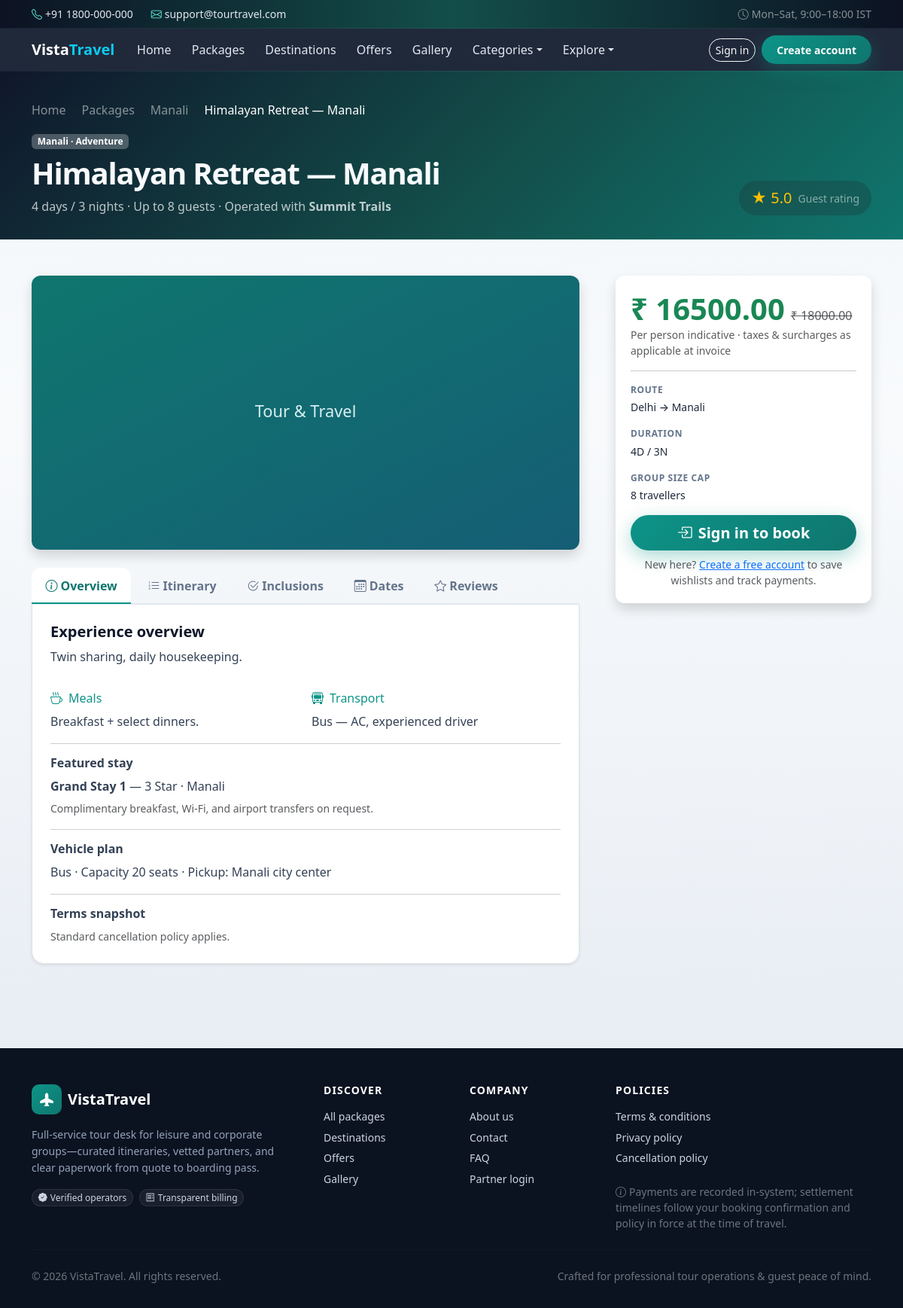
The page /packages/1 on the database its author committed.
### app/models.py (models this page shows)
class Destination(db.Model):
    __tablename__ = "destinations"
    id = db.Column(db.Integer, primary_key=True)
    name = db.Column(db.String(160), nullable=False, index=True)
    state = db.Column(db.String(120), index=True)
    city = db.Column(db.String(120))
    short_description = db.Column(db.String(500))
    full_description = db.Column(db.Text)
    image = db.Column(db.String(255))
    best_season = db.Column(db.String(200))
    travel_duration_info = db.Column(db.String(300))
    category_id = db.Column(db.Integer, db.ForeignKey("categories.id"))
    created_at = db.Column(db.DateTime, default=utcnow)
    updated_at = db.Column(db.DateTime, default=utcnow, onupdate=utcnow)
    category = db.relationship("Category", backref="destinations")
    packages = db.relationship("TourPackage", backref="destination", lazy="dynamic")

class TourPackage(db.Model):
    __tablename__ = "tour_packages"
    id = db.Column(db.Integer, primary_key=True)
    title = db.Column(db.String(200), nullable=False, index=True)
    brand_id = db.Column(db.Integer, db.ForeignKey("brands.id"), nullable=False)
    category_id = db.Column(db.Integer, db.ForeignKey("categories.id"), nullable=False)
    destination_id = db.Column(db.Integer, db.ForeignKey("destinations.id"), nullable=False)
    hotel_id = db.Column(db.Integer, db.ForeignKey("hotels.id"))
    transport_id = db.Column(db.Integer, db.ForeignKey("transports.id"))
    price = db.Column(db.Numeric(12, 2), nullable=False)
    discount_price = db.Column(db.Numeric(12, 2))
    duration_days = db.Column(db.Integer, default=1)
    duration_nights = db.Column(db.Integer, default=0)
    max_persons = db.Column(db.Integer, default=10)
    start_point = db.Column(db.String(255))
    end_point = db.Column(db.String(255))
    hotel_details_text = db.Column(db.Text)
    meal_details = db.Column(db.Text)
    transport_details_text = db.Column(db.Text)
    itinerary_json = db.Column(db.Text)
    inclusions = db.Column(db.Text)
    exclusions = db.Column(db.Text)
    terms = db.Column(db.Text)
    main_image = db.Column(db.String(255))
    status = db.Column(db.String(20), default="available")
    is_featured = db.Column(db.Boolean, default=False)
    created_at = db.Column(db.DateTime, default=utcnow)
    updated_at = db.Column(db.DateTime, default=utcnow, onupdate=utcnow)
    images = db.relationship(
        "PackageImage", backref="package", lazy="dynamic", cascade="all, delete-orphan"
    )
    dates = db.relationship(
        "PackageDate", backref="package", lazy="dynamic", cascade="all, delete-orphan"
    )

class Category(db.Model):
    __tablename__ = "categories"
    id = db.Column(db.Integer, primary_key=True)
    name = db.Column(db.String(120), nullable=False, index=True)
    description = db.Column(db.Text)
    is_active = db.Column(db.Boolean, default=True)
    created_at = db.Column(db.DateTime, default=utcnow)
    updated_at = db.Column(db.DateTime, default=utcnow, onupdate=utcnow)
    packages = db.relationship("TourPackage", backref="category", lazy="dynamic")

class Brand(db.Model):
    __tablename__ = "brands"
    id = db.Column(db.Integer, primary_key=True)
    name = db.Column(db.String(120), nullable=False, index=True)
    logo = db.Column(db.String(255))
    description = db.Column(db.Text)
    is_active = db.Column(db.Boolean, default=True)
    created_at = db.Column(db.DateTime, default=utcnow)
    updated_at = db.Column(db.DateTime, default=utcnow, onupdate=utcnow)
    packages = db.relationship("TourPackage", backref="brand", lazy="dynamic")

class Hotel(db.Model):
    __tablename__ = "hotels"
    id = db.Column(db.Integer, primary_key=True)
    name = db.Column(db.String(160), nullable=False)
    hotel_type = db.Column(db.String(80))
    room_type = db.Column(db.String(80))
    location = db.Column(db.String(255))
    description = db.Column(db.Text)
    image = db.Column(db.String(255))
    created_at = db.Column(db.DateTime, default=utcnow)
    updated_at = db.Column(db.DateTime, default=utcnow, onupdate=utcnow)
    packages = db.relationship("TourPackage", backref="hotel", lazy="dynamic")

class Transport(db.Model):
    __tablename__ = "transports"
    id = db.Column(db.Integer, primary_key=True)
    transport_type = db.Column(db.String(40), nullable=False)
    vehicle_details = db.Column(db.String(255))
    seat_capacity = db.Column(db.Integer, default=0)
    pickup_point = db.Column(db.String(255))
    description = db.Column(db.Text)
    created_at = db.Column(db.DateTime, default=utcnow)
    updated_at = db.Column(db.DateTime, default=utcnow, onupdate=utcnow)
    packages = db.relationship("TourPackage", backref="transport", lazy="dynamic")

### app/public_routes.py (the view)
@public_bp.route("/packages/<int:pkg_id>")
def package_detail(pkg_id):
    pkg = TourPackage.query.get_or_404(pkg_id)
    if pkg.status != "available":
        flash("This package is not available.", "warning")
    reviews = (
        Review.query.filter_by(package_id=pkg.id, is_approved=True, is_hidden=False)
        .order_by(Review.created_at.desc())
        .all()
    )
    dates = (
        PackageDate.query.filter_by(package_id=pkg.id, booking_closed=False)
        .filter(PackageDate.seats_available > 0)
        .filter(PackageDate.travel_date >= date.today())
        .order_by(PackageDate.travel_date)
        .all()
    )
    avg = db.session.query(db.func.avg(Review.rating)).filter(
        Review.package_id == pkg.id, Review.is_approved == True, Review.is_hidden == False
    ).scalar()
    itinerary = []
    if pkg.itinerary_json:
        try:
            itinerary = json.loads(pkg.itinerary_json)
        except json.JSONDecodeError:
            itinerary = []
    return render_template(
        "public/package_detail.html",
        package=pkg,
        reviews=reviews,
        available_dates=dates,
        avg_rating=float(avg) if avg else None,
        itinerary=itinerary,
    )

### app/templates/public/package_detail.html (shortened to what this page needs)
{% extends 'base_public.html' %}
{% from '_macros.html' import static_img %}
{% block content %}
<section class="tt-page-hero">
  <div class="container">
    <nav aria-label="breadcrumb">
      <ol class="breadcrumb mb-3" style="--bs-breadcrumb-divider: '›';">
        <li class="breadcrumb-item"><a href="{{ url_for('public.home') }}" class="text-white-50 text-decoration-none">Home</a></li>
        <li class="breadcrumb-item"><a href="{{ url_for('public.packages_list') }}" class="text-white-50 text-decoration-none">Packages</a></li>
        {% if package.destination %}<li class="breadcrumb-item"><a href="{{ url_for('public.destination_detail', dest_id=package.destination.id) }}" class="text-white-50 text-decoration-none">{{ package.destination.name }}</a></li>{% endif %}
        <li class="breadcrumb-item active text-white" aria-current="page">{{ package.title[:48] }}{% if package.title|length > 48 %}…{% endif %}</li>
      </ol>
    </nav>
    <div class="row g-4 align-items-end">
      <div class="col-lg-8">
        <span class="badge bg-white bg-opacity-25 text-white mb-2">{{ package.destination.name if package.destination else 'Tour' }} · {{ package.category.name if package.category else '' }}</span>
        <h1 class="display-6 fw-bold mb-2">{{ package.title }}</h1>
        <p class="tt-page-hero-lead mb-0">
          {{ package.duration_days }} days / {{ package.duration_nights }} nights · Up to {{ package.max_persons }} guests ·
          {% if package.brand %}Operated with <strong>{{ package.brand.name }}</strong>{% endif %}
        </p>
      </div>
      <div class="col-lg-4 text-lg-end">
        {% if avg_rating %}
          <div class="d-inline-flex align-items-center gap-2 bg-dark bg-opacity-25 rounded-pill px-3 py-2">
            <span class="text-warning fs-5">★ {{ '%.1f'|format(avg_rating) }}</span>
            <span class="small text-white-50">Guest rating</span>
          </div>
        {% endif %}
      </div>
    </div>
  </div>
</section>
<div class="container py-5">
  <div class="row g-5">
    <div class="col-lg-8">
      <div class="tt-panel mb-4 overflow-hidden p-0 border-0 shadow">
        <img src="{{ static_img(package.main_image) or url_for('static', filename='img/placeholder.svg') }}" class="w-100" alt="" style="max-height:420px;object-fit:cover">
      </div>
      <ul class="nav nav-tabs nav-tabs-tt" role="tablist">
        <li class="nav-item"><button type="button" class="nav-link active" data-bs-toggle="tab" data-bs-target="#tab-overview"><i class="bi bi-info-circle me-1 d-none d-sm-inline"></i>Overview</button></li>
        <li class="nav-item"><button type="button" class="nav-link" data-bs-toggle="tab" data-bs-target="#tab-itinerary"><i class="bi bi-list-ol me-1 d-none d-sm-inline"></i>Itinerary</button></li>
        <li class="nav-item"><button type="button" class="nav-link" data-bs-toggle="tab" data-bs-target="#tab-inc"><i class="bi bi-check2-circle me-1 d-none d-sm-inline"></i>Inclusions</button></li>
        <li class="nav-item"><button type="button" class="nav-link" data-bs-toggle="tab" data-bs-target="#tab-dates"><i class="bi bi-calendar3 me-1 d-none d-sm-inline"></i>Dates</button></li>
        <li class="nav-item"><button type="button" class="nav-link" data-bs-toggle="tab" data-bs-target="#tab-rev"><i class="bi bi-star me-1 d-none d-sm-inline"></i>Reviews</button></li>
      </ul>
      <div class="tab-content border border-top-0 rounded-bottom-4 bg-white p-4 p-lg-4 shadow-sm">
        <div class="tab-pane fade show active tt-prose" id="tab-overview">
          <h2 class="h5 fw-bold text-tt-navy">Experience overview</h2>
          <p>{{ package.hotel_details_text or 'Detailed day-by-day highlights are listed under Itinerary. Our team confirms final hotels subject to availability at booking.' }}</p>
          <div class="row g-3 mt-2">
            <div class="col-md-6">
              <h3 class="h6 text-tt-teal"><i class="bi bi-cup-hot me-2"></i>Meals</h3>
              <p class="mb-0">{{ package.meal_details or 'As per plan — see inclusions for specifics.' }}</p>
            </div>
            <div class="col-md-6">
              <h3 class="h6 text-tt-teal"><i class="bi bi-bus-front me-2"></i>Transport</h3>
              <p class="mb-0">{{ package.transport_details_text or 'Comfortable surface transport as per route.' }}</p>
            </div>
          </div>
          {% if package.hotel %}
            <hr>
            <h3 class="h6 fw-bold">Featured stay</h3>
            <p class="mb-1"><strong>{{ package.hotel.name }}</strong> — {{ package.hotel.hotel_type or '' }} · {{ package.hotel.location or '' }}</p>
            <p class="small text-muted mb-0">{{ package.hotel.description or '' }}</p>
          {% endif %}
          {% if package.transport %}
            <hr>
            <h3 class="h6 fw-bold">Vehicle plan</h3>
            <p class="mb-0">{{ package.transport.transport_type }} · Capacity {{ package.transport.seat_capacity }} seats{% if package.transport.pickup_point %} · Pickup: {{ package.transport.pickup_point }}{% endif %}</p>
          {% endif %}
          {% if package.terms %}
            <hr>
            <h3 class="h6 fw-bold">Terms snapshot</h3>
            <p class="small text-muted mb-0">{{ package.terms }}</p>
          {% endif %}
        </div>
      </div>
    </div>
    <div class="col-lg-4">
      <div class="tt-panel border-0 shadow position-sticky" style="top:96px;z-index:10">
        <div class="tt-panel-body">
          <div class="mb-3">
            {% if package.discount_price %}
              <div class="d-flex align-items-baseline gap-2 flex-wrap">
                <span class="display-6 fw-bold text-success">₹ {{ package.discount_price }}</span>
                <span class="text-muted text-decoration-line-through">₹ {{ package.price }}</span>
              </div>
              <p class="small text-muted mb-0">Per person indicative · taxes &amp; surcharges as applicable at invoice</p>
            {% else %}
              <span class="display-6 fw-bold text-tt-navy">₹ {{ package.price }}</span>
              <p class="small text-muted mb-0">Per person indicative</p>
            {% endif %}
          </div>
          <hr>
          <dl class="tt-dl small mb-3">
            <dt>Route</dt>
            <dd>{{ package.start_point or '—' }} → {{ package.end_point or '—' }}</dd>
            <dt>Duration</dt>
            <dd>{{ package.duration_days }}D / {{ package.duration_nights }}N</dd>
            <dt>Group size cap</dt>
            <dd>{{ package.max_persons }} travellers</dd>
          </dl>
          <div class="d-grid gap-2">
            {% if session.user_id %}
              <a class="btn btn-tt-primary btn-lg rounded-pill" href="{{ url_for('public.book_package', pkg_id=package.id) }}"><i class="bi bi-calendar-check me-2"></i>Book this package</a>
              <form action="{{ url_for('user.wishlist_add', pkg_id=package.id) }}" method="post"><button type="submit" class="btn btn-outline-secondary rounded-pill w-100"><i class="bi bi-heart me-2"></i>Save to wishlist</button></form>
              <a class="btn btn-outline-primary rounded-pill" href="{{ url_for('public.package_enquiry', pkg_id=package.id) }}"><i class="bi bi-chat-dots me-2"></i>Ask a question</a>
              <a class="btn btn-link btn-sm text-secondary" href="{{ url_for('user.review_package', pkg_id=package.id) }}">Write a review</a>
            {% else %}
              <a class="btn btn-tt-primary btn-lg rounded-pill" href="{{ url_for('auth.user_login', next=request.path) }}"><i class="bi bi-box-arrow-in-right me-2"></i>Sign in to book</a>
              <p class="small text-muted text-center mb-0">New here? <a href="{{ url_for('auth.register') }}">Create a free account</a> to save wishlists and track payments.</p>
            {% endif %}
          </div>
        </div>
      </div>
    </div>
  </div>
</div>
{% endblock %}

### app/static/css/theme.css (style rules this page uses)
:root { --tt-teal: #0d9488; --tt-teal-dark: #0f766e; --tt-navy: #0f172a; --tt-sand: #f8fafc; --tt-accent: #f59e0b; --tt-mint: #5eead4; --tt-radius: 12px; --tt-shadow: 0 12px 40px rgba(15, 23, 42, 0.08); --tt-shadow-sm: 0 4px 20px rgba(15, 23, 42, 0.06); --admin-sidebar-w: 272px; --admin-accent: #2dd4bf; --admin-heading: #0f172a; --admin-muted: #64748b; }
body { font-family: "Segoe UI", system-ui, -apple-system, Roboto, "Helvetica Neue", Arial, sans-serif; color: #1e293b; background: linear-gradient(180deg, #f1f5f9 0%, var(--tt-sand) 32%, #e2e8f0 100%); background-attachment: fixed; min-height: 100vh; }
.text-tt-teal { color: var(--tt-teal) !important; }
.text-tt-navy { color: var(--tt-navy) !important; }
.tt-page-hero { background: linear-gradient(135deg, #0f172a 0%, #134e4a 55%, #0f766e 100%); color: #f8fafc; padding: 2.5rem 0 2rem; margin-bottom: 0; }
.tt-page-hero h1 { font-weight: 700; letter-spacing: -0.03em; }
.tt-page-hero .tt-page-hero-lead { color: rgba(248, 250, 252, 0.75); max-width: 42rem; }
.tt-panel { background: #fff; border-radius: var(--tt-radius); box-shadow: var(--tt-shadow-sm); border: 1px solid rgba(148, 163, 184, 0.12); }
.tt-panel-body { padding: 1.25rem; }
.tt-dl dt { font-size: 0.75rem; text-transform: uppercase; letter-spacing: 0.05em; color: #64748b; font-weight: 700; margin-bottom: 0.2rem; }
.tt-dl dd { margin-bottom: 1rem; font-weight: 500; }
.nav-tabs-tt { border-bottom: 2px solid #e2e8f0; gap: 0.25rem; }
.nav-tabs-tt .nav-link { border: none; border-radius: var(--tt-radius) var(--tt-radius) 0 0; color: #64748b; font-weight: 600; padding: 0.75rem 1.15rem; }
.nav-tabs-tt .nav-link.active { color: var(--tt-teal-dark); background: #fff; box-shadow: 0 -2px 0 var(--tt-teal) inset; }
.tt-prose { line-height: 1.65; color: #334155; }
.btn-tt-primary { background: linear-gradient(135deg, var(--tt-teal), var(--tt-teal-dark)); border: none; color: #fff; font-weight: 600; padding: 0.55rem 1.25rem; border-radius: 999px; box-shadow: 0 8px 24px rgba(13, 148, 136, 0.35); }

### rows shown on the page
Destination: destination.name "Manali", destination "Manali"
TourPackage: title "Himalayan Retreat — Manali", duration_days "4", duration_nights "3", max_persons "8", main_image (placeholder picture), hotel_details_text "Twin sharing, daily housekeeping.", meal_details "Breakfast + select dinners.", transport_details_text "Bus — AC, experienced driver", terms "Standard cancellation policy applies.", discount_price "16500.00", price "18000.00", start_point "Delhi", end_point "Manali"
Category: category "Adventure"
Brand: brand.name "Summit Trails"
Hotel: hotel.name "Grand Stay 1", hotel "3 Star", hotel "Manali", hotel "Complimentary breakfast, Wi‑Fi, and airport transfers on request."
Transport: transport.transport_type "Bus", transport.seat_capacity "20", transport.pickup_point "Manali city center"

### other values the page prints
{{ '%.1f'|format(avg_rating) }} "5.0"
